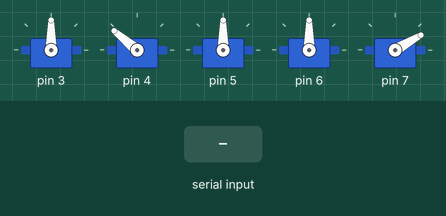
This sketch was run on a simulated Arduino Uno, built with avr-gcc and run on an emulated ATmega328P. Parts: 5 × servo. Inputs (shaded band) come from the test bench. What the sketch prints to the serial monitor is not drawn.

Above: at 1.2 s.
1.3 s: "r,45\n" received over Serial
At 2.4 s:
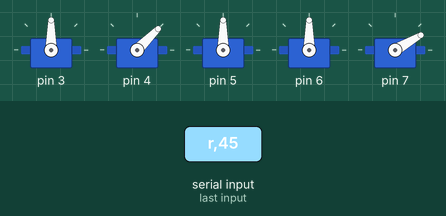
3.3 s: "c" received over Serial
At 4.7 s:
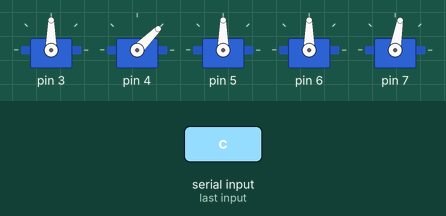
5.1 s: "o" received over Serial
At 5.25 s:
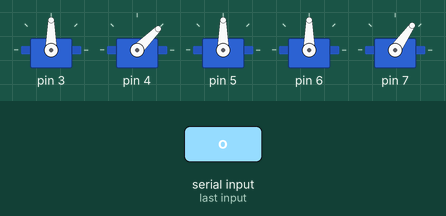
6.9 s: "d" received over Serial
At 9.6 s:
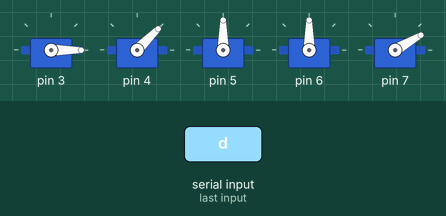
9.9 s: "r90\n" received over Serial
At 10.8 s:
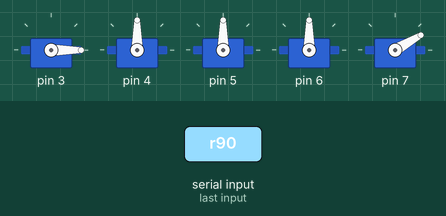
11.6 s: "d90\n" received over Serial
At 12.6 s:
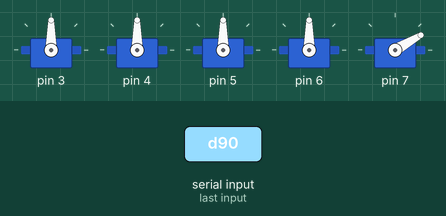
Timing chart, 0 to 14.6 s (numbered marks = the images above; inputs shaded):
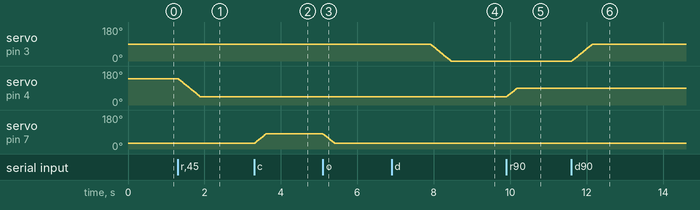

Measured:
- after the input at 1.3 s, servo on pin 4: moves from 140° to 45° over 0.57 s, starting at once
- after the input at 3.3 s, servo on pin 7: moves from 30° to 80° over 0.31 s, starting at once
- after the input at 5.1 s, servo on pin 7: moves from 80° to 30° over 0.31 s, starting at once
- after the input at 6.9 s, servo on pin 3: moves from 90° to 0° over 0.54 s, starting after 1.0 s
- after the input at 9.9 s, servo on pin 4: moves from 45° to 90° over 0.27 s, starting at once
- after the input at 11.6 s, servo on pin 3: moves from 0° to 90° over 0.54 s, starting at once

The sketch:

RoboArm6.ino
```cpp
#include <ArduinoQueue.h>
#include <Servo.h>
#include <math.h>

class ServoClass
{
  private:

  Servo servo;
  bool isMooving;
  int currentAngle;
  int angleStep;
  int delayTime;
  int targetAngle;

  public:

  ServoClass(int pin, int currentAngle)
  {
    this->currentAngle = currentAngle;
    this->targetAngle = currentAngle;
    AttachServo(pin);
    servo.write(currentAngle);
    isMooving = false;
    delayTime = 6;
  }

  void AttachServo(int pin)
  {
    servo.attach(pin);
  }

  void Write(int targetAngle)
  {
    servo.write(targetAngle);
  }

  void SetTargetAngle(int targetAngle)
  {
    this->targetAngle = targetAngle;
  }

  void Moove()
  {
    if(currentAngle != targetAngle)
    {
      angleStep = (targetAngle - currentAngle) / abs(targetAngle - currentAngle);
      currentAngle += angleStep;
      servo.write(currentAngle);
      delay(delayTime);
    }
  }
};

ServoClass* horizonServo; // горизонтальное вращение. Нативное положение = 90. Меняется от 0 до 180.
ServoClass* foreArmServo; // предплечье (звено 1)
ServoClass* armServo; // рука (звено 2)

ServoClass* brushServo; // кисть (звено 3)
ServoClass* grabServo; // клешня

char serialCommand = 'c';

void setup()
{
  horizonServo = new ServoClass(3, 90);
  foreArmServo = new ServoClass(4, 140);
  armServo = new ServoClass(5, 90);
  brushServo = new ServoClass(6, 90);
  grabServo = new ServoClass(7, 30);
  Serial.begin(9600);
}

void ProcessMoove()
{
  horizonServo->Moove();
  foreArmServo->Moove();
  armServo->Moove();
  brushServo->Moove();
  grabServo->Moove();
}

void loop()
{
  double doubleArg;
  int intArg;
  ProcessMoove();
   if (Serial.available())
   {
        serialCommand = Serial.read();
        switch(serialCommand)
        {
          case 'd':
            intArg = Serial.parseInt();
            Serial.print("Arg: ");
            Serial.println(intArg);
            if(intArg >= 0 && intArg <= 180)
            {
              horizonServo->SetTargetAngle(intArg);
            }
            break;
         case 'r':
            intArg = Serial.parseInt();
            Serial.print("Arg: ");
            Serial.println(intArg);
            if(intArg >= 0 && intArg <= 180)
            {
              foreArmServo->SetTargetAngle(intArg);
            }
            break;
         case 'l':
            intArg = Serial.parseInt();
            Serial.print("Arg: ");
            Serial.println(intArg);
            if(intArg >= 0 && intArg <= 180)
            {
              armServo->SetTargetAngle(intArg);
            }
            break;
         case 'b':
            intArg = Serial.parseInt();
            Serial.print("Arg: ");
            Serial.println(intArg);
            if(intArg >= 0 && intArg <= 180)
            {
              brushServo->SetTargetAngle(intArg);
            }
            break;
         case 'g':
            intArg = Serial.parseInt();
            Serial.print("Arg: ");
            Serial.println(intArg);
            if(intArg >= 0 && intArg <= 180)
            {
              grabServo->SetTargetAngle(intArg);
            }
            break;
         case 'o':
            Serial.print("Open Grab: ");
            grabServo->SetTargetAngle(30);
            break;
         case 'c':
            Serial.print("Close Grab: ");
            if(intArg >= 0 && intArg <= 180)
            {
              grabServo->SetTargetAngle(80);
            }
            break;
         case 'n':
            Serial.read();
        }
    }
}
```
